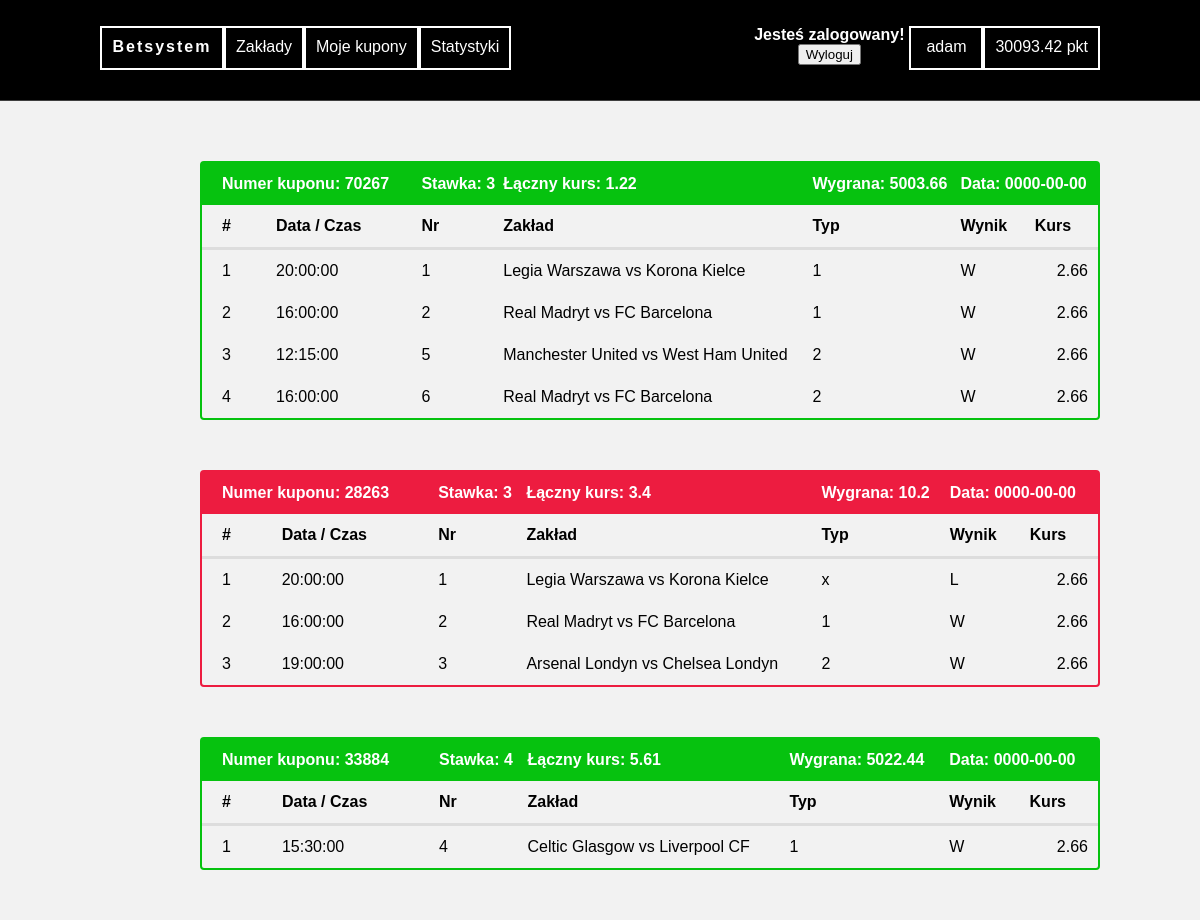
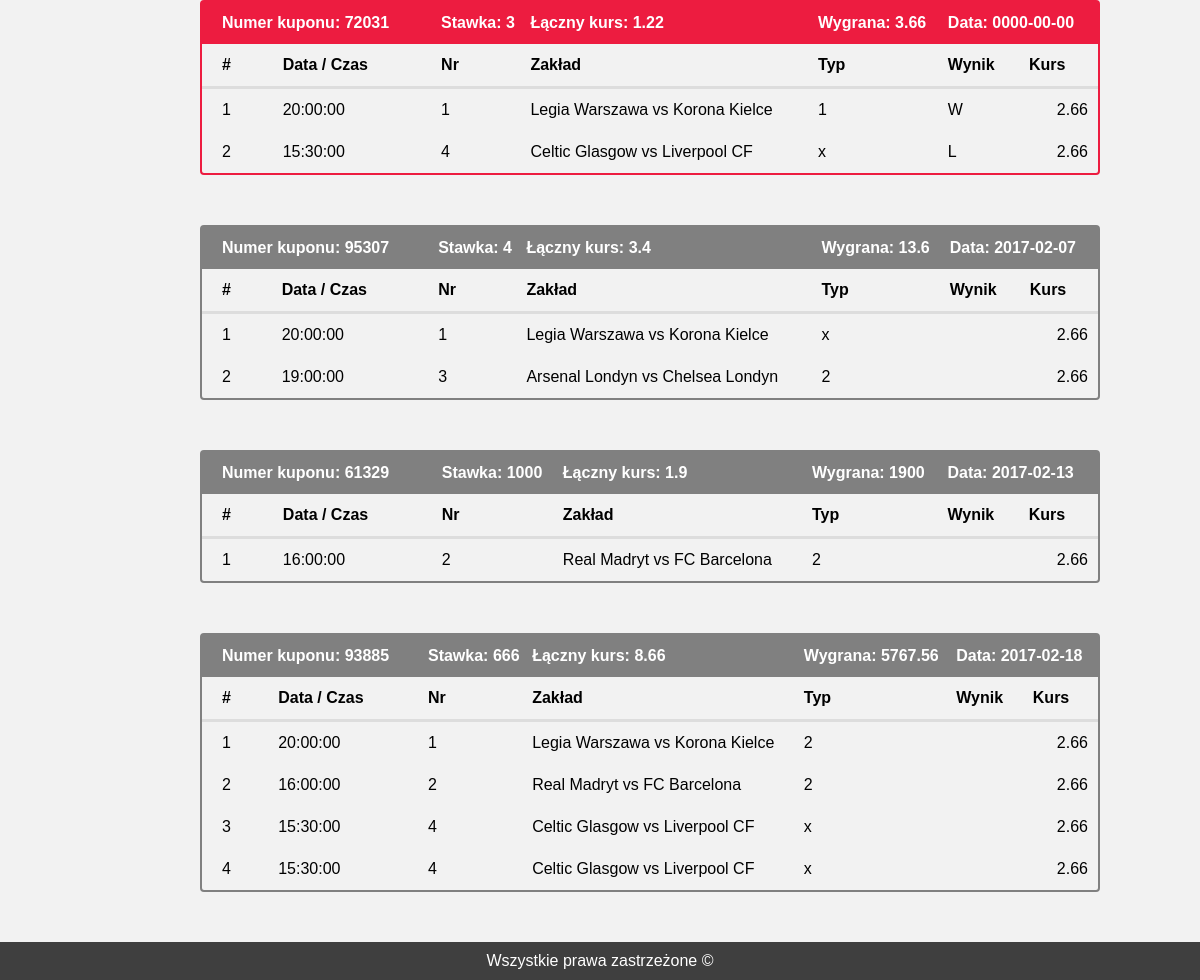
The app's page /moje_kupony.php (signed in) with its own data (2 pictures, top to bottom).
### tables this page shows
CREATE TABLE `postawione_kupony` (
  `id_postawione_kupony` int(11) NOT NULL,
  `id_user` int(11) NOT NULL,
  `numer_kuponu` int(11) NOT NULL,
  `kurs` double NOT NULL,
  `stawka` double NOT NULL,
  `wygrana` double NOT NULL,
  `wynik` text NOT NULL,
  `data_dodania` date NOT NULL
);

### moje_kupony.php (the view, shortened to what this page needs)
<!DOCTYPE html>
<html lang="pl">
<head>
	<link rel="stylesheet" type="text/css" href="style.css">
</head>
<body>
	<div class="wrapper">
		<div class="nav">
			<div id="menu-container">
				<div id="logo"><b>Betsystem</b></div>
				<ol>
    <li class="option">Zakłady
    </li>
    <li class="option">Moje kupony
    </li>
    <li class="option">Statystyki
    </li>
  </ol>
				<div class="right-menu"><?php echo $_SESSION['points'].' pkt'; ?></div>
				<div class="right-menu"><?php echo $_SESSION['user']; ?></div>
				<div id="log-in">
					<b>Jesteś zalogowany!</b>
					<form action="logout.php" method="post">
						<input type="submit" value="Wyloguj" >
					</form>
				</div>
			</div>
		</div>
		<div class="content">
<?php
			require_once "connect.php";
			$conn = @new mysqli($host, $db_user, $db_password, $db_name);
			mysqli_query($conn, "SET CHARSET utf8");
			mysqli_query($conn, "SET NAMES 'utf8' COLLATE 'utf8_polish_ci'");
			$query_moje_kupony = $conn->query("SELECT id_user, numer_kuponu, stawka, wygrana, kurs, wynik, data_dodania  FROM postawione_kupony WHERE postawione_kupony.id_user='{$_SESSION['id']}'");
			$rows = $query_moje_kupony->num_rows;
					for ($i=0; $i < $rows ; $i++) {
						$moje_kupony = $query_moje_kupony->fetch_assoc();
						$numer_kuponu = $moje_kupony['numer_kuponu'];
						$stawka = $moje_kupony['stawka'];
						$wygrana = $moje_kupony['wygrana'];
						$kurs = $moje_kupony['kurs'];
						$wynik = $moje_kupony['wynik'];
						$data_dodania = $moje_kupony['data_dodania'];
						if ($wynik=='W') {
							echo '<table class="win"><thead class="win">';
						}
						if ($wynik=='L') {
							echo '<table class="lose"><thead class="lose">';
						}
						if ($wynik=='0') {
							echo '<table class="wait"><thead class="wait">';
						}
echo<<<END
    <tr>
      <th colspan="2">Numer kuponu: $numer_kuponu</th>
      <th colspan="1">Stawka: $stawka</th>
      <th colspan="1">Łączny kurs: $kurs</th>
      <th colspan="1">Wygrana: $wygrana</th>
      <th colspan="2">Data: $data_dodania</th>
    </tr>
    <tr>
      <th colspan="1">#</th>
      <th colspan="1">Data / Czas</th>
      <th colspan="1">Nr</th>
      <th colspan="1">Zakład</th>
      <th colspan="1">Typ</th>
      <th colspan="1">Wynik</th>
      <th colspan="1">Kurs</th>
    </tr>
  </thead>
END;
$query_moje_zaklady = $conn->query("SELECT numer_kuponu, id_bets, 1x2, pz_result, player1, player2, start_time, date, id   FROM postawione_zaklady, bets WHERE postawione_zaklady.numer_kuponu='$numer_kuponu' AND postawione_zaklady.id_bets=bets.id");
$rows_zaklady = $query_moje_zaklady->num_rows;
					for ($j=0, $temp=1; $j < $rows_zaklady ; $j++, $temp++) {
						$moje_zaklady = $query_moje_zaklady->fetch_assoc();
						$start_time = $moje_zaklady['start_time'];
						$id = $moje_zaklady['id'];
						$player1 = $moje_zaklady['player1'];
						$player2 = $moje_zaklady['player2'];
						$typ = $moje_zaklady['1x2'];
						$pz_result = $moje_zaklady['pz_result'];
echo<<<END
<tbody>
    <tr>
      <td>$temp</td>
      <td>$start_time </td>
      <td>$id</td>
      <td>$player1 vs $player2</td>
      <td>$typ</td>
      <td>$pz_result</td>
      <td>2.66</td>
      </tr>
  </tbody>
END;
}
}
?>
</table>
		</div>
		<div class="footer">Wszystkie prawa zastrzeżone &copy</div>
	</div>
</body>
</html>

### style.css (style rules this page uses)
body { background-color: #f2f2f2; color: #000000; margin: 0; font-family: Arial; }
.wrapper { width: 100%; }
.nav { width: 100%; padding: 10px 0; background-color: #000000; text-align: center; border-bottom: 1px solid #3f3f3f; height: 80px; color: #ffffff; }
.content { width: 700px; align: center; margin-left: 200px; margin-right: auto; text-align: justify; padding-top: 10px; float: left; }
.footer { text-align: center; background-color: #3f3f3f; padding: 10px; color: #ffffff; clear: both; }
#menu-container { width: 1000px; margin: auto; }
.option { float: left; min-width: 50px; height: 20px; padding: 10px; border: 2px solid white; }
#logo { float: left; min-width: 100px; height: 20px; padding: 10px; border: 2px solid white; letter-spacing: 2px; }
.right-menu { float: right; min-width: 50px; height: 20px; padding: 10px; border: 2px solid white; }
#log-in { float: right; min-width: 50px; height: 35px; padding-right: 5px; }
ol > li { float: left; min-width: 50px; height: 20px; padding: 10px; border: 2px solid white; list-style: none; }
ol > li:first-child { margin-left:0; }

### moje_kupony.php (style rules this page uses)
table.win { text-align: left; line-height: 40px; border-collapse: separate; border-spacing: 0; border: 2px solid #06C20F; width: 900px; margin: 50px auto; border-radius: .25rem; }
thead.win tr:first-child { background: #06C20F; color: #fff; border: none; }
table.lose { text-align: left; line-height: 40px; border-collapse: separate; border-spacing: 0; border: 2px solid #ed1c40; width: 900px; margin: 50px auto; border-radius: .25rem; }
thead.lose tr:first-child { background: #ed1c40; color: #fff; border: none; }
table.wait { text-align: left; line-height: 40px; border-collapse: separate; border-spacing: 0; border: 2px solid gray; width: 900px; margin: 50px auto; border-radius: .25rem; }
thead.wait tr:first-child { background: gray; color: #fff; border: none; }
table { text-align: left; line-height: 40px; border-collapse: separate; border-spacing: 0; border: 2px solid #06C20F; width: 900px; margin: 50px auto; border-radius: .25rem; }
thead tr:first-child { background: #06C20F; color: #fff; border: none; }
th:first-child, td:first-child { padding: 0 15px 0 20px; }
thead tr:last-child th { border-bottom: 3px solid #ddd; }
tbody tr:last-child td { border: none; }
tbody td { border-bottom: 1px solid #ddd; }
td:last-child { text-align: right; padding-right: 10px; }

### records on screen
postawione_kupony: numer_kuponu "70267", stawka "3", kurs "1.22", wygrana "5003.66", data_dodania "0000-00-00", start_time "20:00:00", id "1", player1 "Legia Warszawa", player2 "Korona Kielce", typ "1", pz_result "W", start_time "16:00:00", id "2", player1 "Real Madryt", player2 "FC Barcelona", start_time "12:15:00", id "5", player1 "Manchester United", player2 "West Ham United", typ "2", id "6"
postawione_kupony: numer_kuponu "28263", stawka "3", kurs "3.4", wygrana "10.2", data_dodania "0000-00-00", start_time "20:00:00", id "1", player1 "Legia Warszawa", player2 "Korona Kielce", typ "x", pz_result "L", start_time "16:00:00", id "2", player1 "Real Madryt", player2 "FC Barcelona", typ "1", pz_result "W", start_time "19:00:00", id "3", player1 "Arsenal Londyn", player2 "Chelsea Londyn", typ "2"
postawione_kupony: numer_kuponu "33884", stawka "4", kurs "5.61", wygrana "5022.44", data_dodania "0000-00-00", start_time "15:30:00", id "4", player1 "Celtic Glasgow", player2 "Liverpool CF", typ "1", pz_result "W"
postawione_kupony: numer_kuponu "72031", stawka "3", kurs "1.22", wygrana "3.66", data_dodania "0000-00-00", start_time "20:00:00", id "1", player1 "Legia Warszawa", player2 "Korona Kielce", typ "1", pz_result "W", start_time "15:30:00", id "4", player1 "Celtic Glasgow", player2 "Liverpool CF", typ "x", pz_result "L"
postawione_kupony: numer_kuponu "95307", stawka "4", kurs "3.4", wygrana "13.6", data_dodania "2017-02-07", start_time "20:00:00", id "1", player1 "Legia Warszawa", player2 "Korona Kielce", typ "x", start_time "19:00:00", id "3", player1 "Arsenal Londyn", player2 "Chelsea Londyn", typ "2"
postawione_kupony: numer_kuponu "61329", stawka "1000", kurs "1.9", wygrana "1900", data_dodania "2017-02-13", start_time "16:00:00", id "2", player1 "Real Madryt", player2 "FC Barcelona", typ "2"
postawione_kupony: numer_kuponu "93885", stawka "666", kurs "8.66", wygrana "5767.56", data_dodania "2017-02-18", start_time "20:00:00", id "1", player1 "Legia Warszawa", player2 "Korona Kielce", typ "2", start_time "16:00:00", id "2", player1 "Real Madryt", player2 "FC Barcelona", start_time "15:30:00", id "4", player1 "Celtic Glasgow", player2 "Liverpool CF", typ "x"

### other values on screen
$_SESSION['points'] "30093.42"
$_SESSION['user'] "adam"
